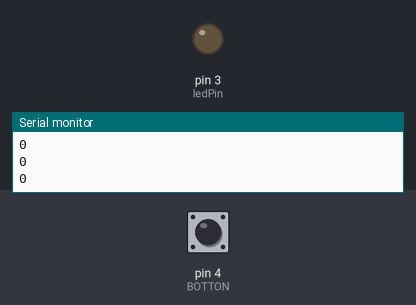
Simulated run of this sketch. Board: Arduino Uno, built with avr-gcc and run on an emulated ATmega328P. Shown: output pins drawn as LEDs (lit = HIGH), the last lines printed to the serial monitor. Inputs (shaded band) come from the test bench; at power-on: pin 4 (BOTTON) LOW.

Above: at 1.2 s.
1.3 s: pin 4 (BOTTON) pulled HIGH for 0.15 s
At 1.37 s:
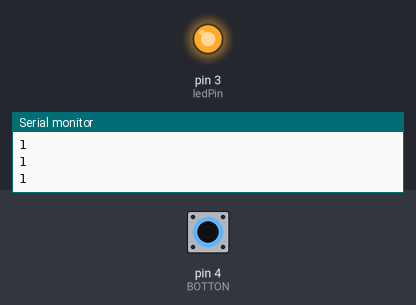
2.9 s: pin 4 (BOTTON) pulled HIGH for 3.2 s
At 7.4 s:
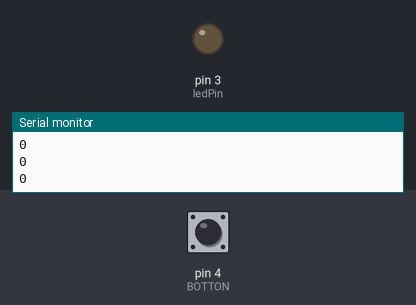
Timing chart, 0 to 8.9 s (numbered marks = the images above; inputs shaded):
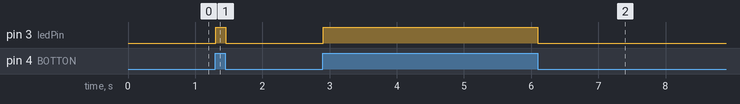

Measured:
- after the input at 1.3 s, pin 3 (ledPin): LOW → HIGH at once, → LOW 0.15 s later
- after the input at 2.9 s, pin 3 (ledPin): LOW → HIGH at once, → LOW 3.2 s later

The sketch:

sketch_aug03b.ino
```cpp
const int BOTTON = 4;
int ledPin = 3;
void setup()
{
  Serial.begin(9600) ;
  pinMode(BOTTON, INPUT) ;
  pinMode(ledPin, OUTPUT);
}
void loop()
{

  Serial.println(digitalRead(BOTTON ));
  delay(10);
  int BOTTONN = digitalRead(BOTTON);
  if (BOTTONN == 1) {
    digitalWrite(ledPin, HIGH);
  }

  else {
    digitalWrite(ledPin, LOW);
  }
}
```
